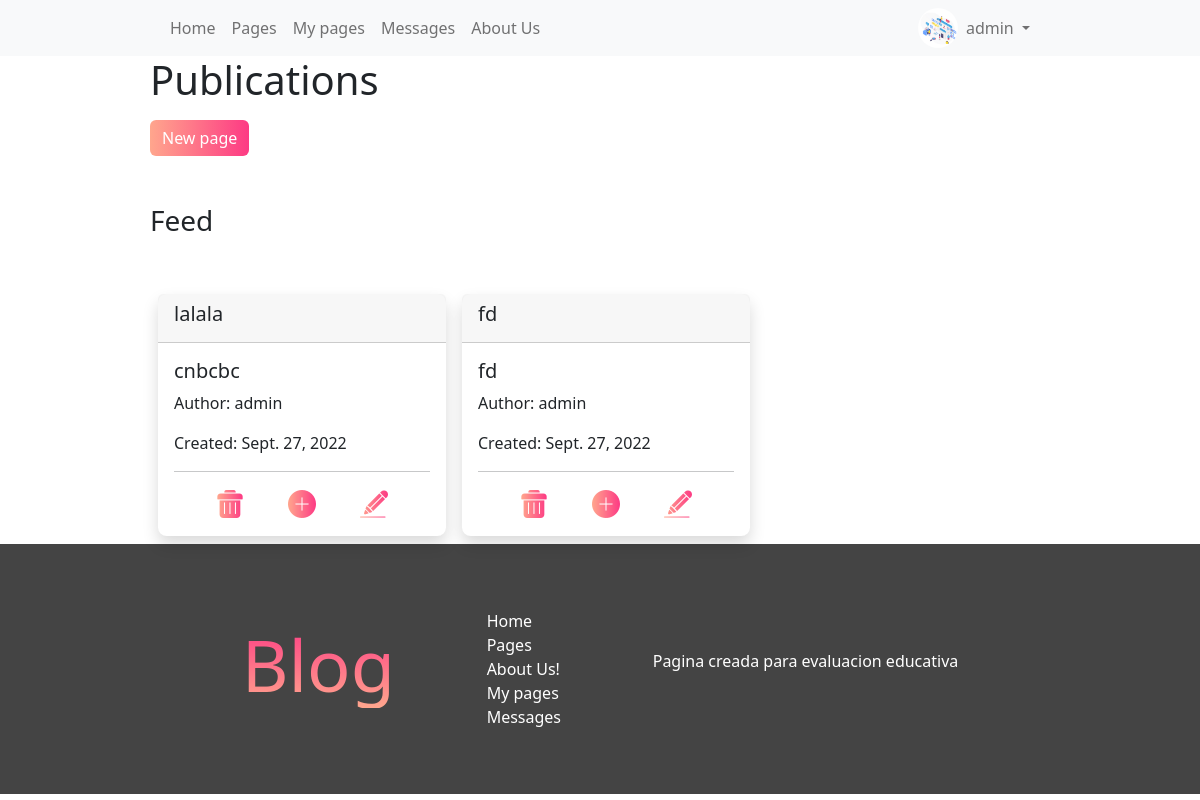
The app's page /Pages/ (signed in) with its own data.
### UserAdmin/models.py (models this page shows)
class Profile(models.Model):
    user = models.OneToOneField(User, on_delete=models.CASCADE)
    imagen = models.ImageField(upload_to='profile', null=True, blank=True)
    webpage = models.URLField(null=True, blank=True)
    description = models.TextField(null=True, blank=True)

### Pages/models.py (models this page shows)
class Pages (models.Model):
    author = ForeignKey(User, on_delete=models.CASCADE, related_name='author')
    title = models.CharField(max_length=40)
    subject = models.CharField(max_length=40)
    content = RichTextField()
    date_create = models.DateField()
    imagen = models.ImageField()

### Pages/views.py (the view)
# urls.py: path('', get_pages, name ='viewPages'),
def get_pages(request):
    publications = Pages.objects.all()
    context = {
            'publication_list': publications
        }
    return render(request, 'Pages/Pages.html', context)

### ProyectoFinal/templates/Pages/Pages.html (shortened to what this page needs)
{% extends 'index.html' %}
{% load static %}
{% block body%}
<div class="paddingLR">
    <h1 class="mb-3 ">Publications</h1>
    {%if user.is_authenticated%}
    <a href="{% url 'createPage'%}" class="btn btn-primary btn-color-primary">New page</a>
    {%endif%}
    <h3 class="mb-5 mt-5 ">Feed</h3>
    <div class="card-container">
        {% for publication in publication_list %}
        <div class="card m-2 shadow " style="width: 18rem;">
            <div class="card-header">
                <h5>{{publication.title}}</h5>
            </div>
            <div class="card-body">
                <h5 class="card-title">{{publication.subject}}</h5>
                <p>Author: {{publication.author}}</p>
                <p>Created: {{publication.date_create}}</p>
                <hr class="divider">
                <div class="card-btn">
                    {%if user.id == publication.author_id%}
                    <a href="{% url 'deletePage' publication.id  %}" class="">
                        <img alt="" src="{% static 'img/delete.png' %}">
                    </a>
                    <a href="{% url 'viewPage' publication.id  %}">
                        <img alt="" src="{% static 'img/more.png' %}">
                    </a>
                    <a href="{% url 'updatePage' publication.id  %}" class="">
                        <img alt="" src="{% static 'img/edit.png' %}">
                    </a>
                    {% else %}
                    <a href="{% url 'viewPage' publication.id  %}">
                        <img alt="" src="{% static 'img/more.png' %}">
                    </a>
                    {%endif%}
                </div>
            </div>
        </div>
        {% endfor %}
    </div>
    {% endblock %}

### ProyectoFinal/templates/index.html (shortened to what this page needs)
<!DOCTYPE html>
<html lang="en">
<head>
    {% load static %}
    <link href="https://cdn.jsdelivr.net/npm/bootstrap@5.2.0/dist/css/bootstrap.min.css" rel="stylesheet"
>
    <link rel="stylesheet" href="{% static 'css/styles.css' %}">
</head>
<body>
    <div class="container-fluid m-0 p-0">
        <header>
            <nav class="navbar navbar-expand-lg bg-light paddingLR">
                <div class="container-fluid">
                    <div class="collapse navbar-collapse" id="navbarSupportedContent">
                        <ul class="navbar-nav me-auto mb-2 mb-lg-0">
                            <li class="nav-item">
                                <a class="nav-link " aria-current="page" href="{% url 'home' %}">Home</a>
                            </li>
                            <li class="nav-item">
                                <a class="nav-link " aria-current="page" href="{% url 'viewPages' %}">Pages</a>
                            </li>
                            {%if user.is_authenticated%}
                            <li class="nav-item">
                                <a class="nav-link " aria-current="page" href="{% url 'viewMyPages' user.id %}">My
                                    pages</a>
                            </li>
                            <li class="nav-item">
                                <a class="nav-link " aria-current="page"
                                    href="{% url 'MessagesMessenger' user.id %}">Messages</a>
                            </li>
                            {% endif%}
                            <li class="nav-item">
                                <a class="nav-link " aria-current="page" href="{% url 'aboutUs' %}">About Us</a>
                            </li>
                        </ul>
                        <div align=right>
                            <ul class="navbar-nav me-auto mb-2 mb-lg-0">
                                {%if user.is_authenticated%}
                                <li><img class="avatar" src="{{user.profile.imagen.url}}" alt="Avatar de Usuario"></li>
                                <li class="nav-item dropdown">
                                    <a class="nav-link dropdown-toggle" href="#" role="button" data-bs-toggle="dropdown"
                                        aria-expanded="false">
                                        {{user.get_username}}
                                    </a>
                                </li>
                            </ul>
                            {%else%}
                            <a href="{% url 'UserRegister'%}" align=right><button class="btn btn-outline-success">Sign
                                    Up</button></a>
                            <a style='margin:5px;'></a>
                            <a href="{% url 'UserLogin'%}" align=right><button class="btn btn-outline-success">Log
                                    In</button></a>
                            {%endif%}
                        </div>
                    </div>
                </div>
            </nav>
        </header>
        <div>
            {% block body%}{% endblock %}
        </div>
    </div>
    <footer class="paddingLR">
        <div>
            <a href="{% url 'home' %}"><h2>Blog</h2></a>
        </div>
        <div class="nav-footer">
            <a href="{% url 'home' %}">Home</a>
            <a href="{% url 'viewPages' %}">Pages</a>
            <a href="{% url 'aboutUs' %}">About Us!</a>
            {%if user.is_authenticated%}
            <a href="{% url 'viewMyPages' user.id %}">My pages</a>
            <a href="{% url 'MessagesMessenger' user.id %}">Messages</a>
            {% else %}
            <a href="{% url 'UserRegister'%}">Sign In</a>
            <a href="{% url 'UserLogin'%}">Log In</a>
            {%endif%}
        </div>
        <div>
            <p>Pagina creada para evaluacion educativa</p>
        </div>
    </footer>
</body>
</html>

### sistem/static/css/styles.css (style rules this page uses)
* { margin: 0; padding: 0; box-sizing: border-box; }
footer { width: 100%; height: 250px; background-color: #444; padding: 50px; color: white; display: flex; justify-content: space-evenly; align-items: center; }
footer a { text-decoration: none; color: white; transition: all 500ms; }
footer h2 { background: -webkit-linear-gradient(90deg, rgba(255, 166, 141, 1) 0%, rgba(253, 58, 132, 1) 100%); -webkit-background-clip: text; -webkit-text-fill-color: transparent; font-size: 72px; }
.nav-footer { display: flex; flex-direction: column; }
.paddingLR { padding-left: 150px; padding-right: 150px; }
.card-container { display: flex; flex-wrap: wrap; }
.card-btn { display: flex; justify-content: space-evenly; }
.btn-color-primary { background: rgb(255, 166, 141); background: linear-gradient(90deg, rgba(255, 166, 141, 1) 0%, rgba(253, 58, 132, 1) 100%); border: none; }
.card { background: #fff; transition: .5s; border: 0; margin-bottom: 30px; border-radius: .55rem; position: relative; width: 100%; box-shadow: 0 1px 2px 0 rgb(0 0 0 / 10%); }
.avatar { vertical-align: middle; width: 40px; height: 40px; border-radius: 50%; }

### records on screen
Pages: title "lalala", subject "cnbcbc", author "admin", date_create "Sept. 27, 2022"
Pages: title "fd", subject "fd", author "admin", date_create "Sept. 27, 2022"

### other values on screen
{{ user.get_username }} "admin"
